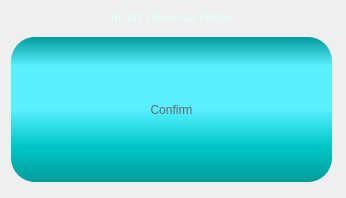
          <widget class="QWidget" name="pgPlaceHolder">
           <property name="styleSheet">
            <string notr="true">QWidget{
	color:rgb(229, 255, 253);
	font: 72px &quot;Arial&quot;;
}</string>
           </property>
           <layout class="QGridLayout" name="gridLayout_41" rowstretch="0,1,0">
            <item row="0" column="0">
             <widget class="QLabel" name="lblTitle">
              <property name="sizePolicy">
               <sizepolicy hsizetype="Ignored" vsizetype="Preferred">
                <horstretch>0</horstretch>
                <verstretch>0</verstretch>
               </sizepolicy>
              </property>
              <property name="text">
               <string>Install Universal Holder</string>
              </property>
              <property name="alignment">
               <set>Qt::AlignCenter</set>
              </property>
              <property name="wordWrap">
               <bool>false</bool>
              </property>
             </widget>
            </item>
            <item row="1" column="0">
             <widget class="QWidget" name="wdgUniversalHolder" native="true">
              <property name="sizePolicy">
               <sizepolicy hsizetype="Expanding" vsizetype="Preferred">
                <horstretch>0</horstretch>
                <verstretch>0</verstretch>
               </sizepolicy>
              </property>
              <property name="styleSheet">
               <string notr="true">background-image:url(image/universal_holder_place.png);
background-repeat: no-repeat;
background-position: center;</string>
              </property>
             </widget>
            </item>
            <item row="2" column="0">
             <layout class="QHBoxLayout" name="horizontalLayout_28">
              <property name="spacing">
               <number>0</number>
              </property>
              <item>
               <widget class="QPushButton" name="btnConfirmUniversal">
                <property name="sizePolicy">
                 <sizepolicy hsizetype="Maximum" vsizetype="Fixed">
                  <horstretch>0</horstretch>
                  <verstretch>0</verstretch>
                 </sizepolicy>
                </property>
                <property name="minimumSize">
                 <size>
                  <width>324</width>
                  <height>150</height>
                 </size>
                </property>
                <property name="styleSheet">
                 <string notr="true">QPushButton{
font: 48pt &quot;Arial&quot;;
color:#666666;
border-radius:24px;
background-color: qlineargradient(spread:pad, x1:0, y1:0, x2:0, y2:1, stop:0 rgba(0, 155, 155, 255), stop:0.2 rgba(88, 239, 255, 255), stop:0.5 rgba(88, 239, 255, 255), stop:0.75 rgba(0, 200, 200, 255),  stop:1 rgba(0, 155, 155, 255));
padding: 0px 20px;
margin-bottom:5px;
margin-right:3px;
}

QPushButton:hover{
color:#aa3333;
background-color: qlineargradient(spread:pad, x1:0, y1:0, x2:0, y2:1, stop:0 rgba(50, 155, 155, 255), stop:0.2 rgba(150, 239, 255, 255), stop:0.5 rgba(150, 239, 255, 255), stop:0.75 rgba(50, 200, 200, 255),  stop:1 rgba(50, 155, 155, 255));
}

QPushButton:pressed{
margin-top:5px;
margin-bottom:0px;
margin-left:3px;
margin-right:0px;
}

QPushButton:disabled{
	background-color: qlineargradient(spread:pad, x1:0, y1:0, x2:0, y2:1, stop:0 rgba(155, 155, 155, 255), stop:0.2 rgba(239, 239, 239, 255), stop:0.5 rgba(239, 239, 239, 255), stop:0.75 rgba(200, 200, 200, 255),  stop:1 rgba(155, 155, 155, 255));
}</string>
                </property>
                <property name="text">
                 <string>Confirm</string>
                </property>
               </widget>
              </item>
             </layout>
            </item>
           </layout>
          </widget>
